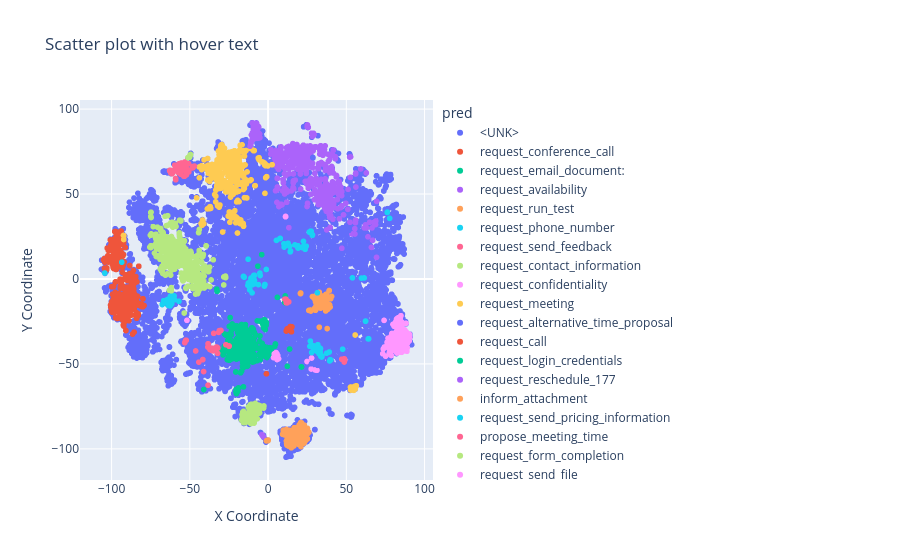

Source (notebook cell):
### Code cell
visualize.scatterplot(filename)
